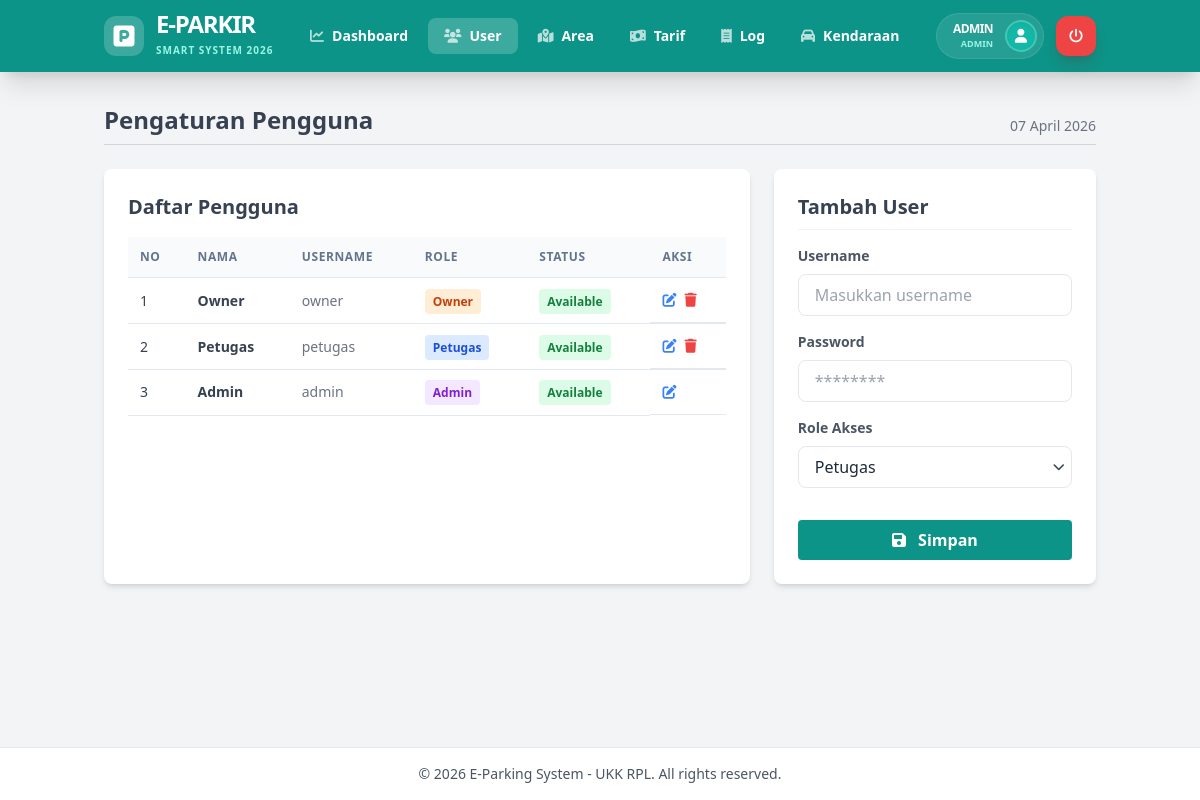
The page /pages/admin/users.php (signed in) on the database its author committed.
### tables this page shows
CREATE TABLE IF NOT EXISTS users (
    id_user INT AUTO_INCREMENT PRIMARY KEY,
    username VARCHAR(50) NOT NULL UNIQUE,
    password_md5 VARCHAR(255) NOT NULL,
    role ENUM('admin', 'petugas', 'owner') NOT NULL,
    created_at TIMESTAMP DEFAULT CURRENT_TIMESTAMP
);

### pages/admin/users.php (the view, shortened to what this page needs)
<?php
require_once __DIR__ . '/../../config/db.php';
$is_edit = false;
$edit_username = '';
$edit_role = 'petugas';
include __DIR__ . '/../../includes/header.php';
?>
<div class="flex flex-col lg:flex-row gap-6">
    <div class="w-full lg:w-2/3 bg-white rounded-lg shadow-md p-6">
        <div class="flex justify-between items-center mb-4">
            <h3 class="text-xl font-bold text-gray-700">Daftar Pengguna</h3>
        </div>
        <div class="overflow-x-auto">
            <table class="w-full border-collapse">
                <thead>
                    <tr class="bg-gray-50 text-left text-gray-600 uppercase text-xs tracking-wider">
                        <th class="p-3 border-b">No</th>
                        <th class="p-3 border-b">Nama</th>
                        <th class="p-3 border-b">Username</th>
                        <th class="p-3 border-b">Role</th>
                        <th class="p-3 border-b">Status</th>
                        <th class="p-3 border-b">Aksi</th>
                    </tr>
                </thead>
                <tbody class="text-sm text-gray-700">
                    <?php
                    $query = "SELECT * FROM users ORDER BY id_user DESC";
                    $result = mysqli_query($conn, $query);
                    $no = 1;
                    while ($row = mysqli_fetch_assoc($result)):
                    ?>
                    <tr class="hover:bg-gray-50 border-b last:border-0 transition">
                        <td class="p-3"><?php echo $no++; ?></td>
                        <td class="p-3 font-semibold"><?php echo ucfirst($row['username']); ?></td>
                        <td class="p-3 text-gray-500"><?php echo $row['username']; ?></td>
                        <td class="p-3">
                            <?php
                            $roleColor = 'bg-gray-200 text-gray-700';
                            if($row['role'] == 'admin') $roleColor = 'bg-purple-100 text-purple-700';
                            if($row['role'] == 'petugas') $roleColor = 'bg-blue-100 text-blue-700';
                            if($row['role'] == 'owner') $roleColor = 'bg-orange-100 text-orange-700';
                            ?>
                            <span class="px-2 py-1 rounded text-xs font-bold <?php echo $roleColor; ?>">
                                <?php echo ucfirst($row['role']); ?>
                            </span>
                        </td>
                        <td class="p-3">
                            <span class="px-2 py-1 rounded text-xs font-bold bg-green-100 text-green-700">Available</span>
                        </td>
                        <td class="p-3 flex space-x-2">
                            <a href="users.php?edit=<?php echo $row['id_user']; ?>" class="text-blue-500 hover:text-blue-700" title="Edit">
                                <i class="fas fa-edit"></i>
                            </a>
                            <?php if ($row['id_user'] != $_SESSION['user_id']): ?>
                                <a href="users.php?hapus=<?php echo $row['id_user']; ?>" class="text-red-500 hover:text-red-700" title="Hapus" onclick="return confirm('Yakin hapus user ini?');">
                                    <i class="fas fa-trash"></i>
                                </a>
                            <?php endif; ?>
                        </td>
                    </tr>
                    <?php endwhile; ?>
                </tbody>
            </table>
        </div>
    </div>
    <div class="w-full lg:w-1/3">
        <div class="bg-white rounded-lg shadow-md p-6 sticky top-6">
            <h3 class="text-xl font-bold text-gray-700 mb-4 pb-2 border-b border-gray-100">
                <?php echo $is_edit ? 'Edit User' : 'Tambah User'; ?>
            </h3>
            <form method="POST" action="users.php" class="space-y-4">
                <div>
                    <label class="block text-gray-600 text-sm font-semibold mb-2">Username</label>
                    <input type="text" name="username" class="w-full px-4 py-2 border rounded-lg focus:outline-none focus:ring-2 focus:ring-teal-500 transition" value="<?php echo htmlspecialchars($edit_username); ?>" required placeholder="Masukkan username">
                </div>
                <div>
                    <label class="block text-gray-600 text-sm font-semibold mb-2">
                        Password
                    </label>
                    <input type="password" name="password" class="w-full px-4 py-2 border rounded-lg focus:outline-none focus:ring-2 focus:ring-teal-500 transition" <?php echo $is_edit ? '' : 'required'; ?> placeholder="********">
                </div>
                <div>
                    <label class="block text-gray-600 text-sm font-semibold mb-2">Role Akses</label>
                    <div class="relative">
                        <select name="role" class="w-full px-4 py-2 border rounded-lg focus:outline-none focus:ring-2 focus:ring-teal-500 transition appearance-none bg-white">
                            <option value="petugas" <?php echo $edit_role == 'petugas' ? 'selected' : ''; ?>>Petugas</option>
                        </select>
                        <div class="pointer-events-none absolute inset-y-0 right-0 flex items-center px-2 text-gray-700">
                        </div>
                    </div>
                </div>
                <div class="pt-4 flex space-x-2">
                    <button type="submit" class="flex-1 bg-teal-600 hover:bg-teal-700 text-white font-bold py-2 px-4 rounded transition">
                        <i class="fas fa-save mr-2"></i> Simpan
                    </button>
                </div>
            </form>
        </div>
    </div>
</div>
<?php include __DIR__ . '/../../includes/footer.php'; ?>

### assets/style.css (style rules this page uses)
:root { --primary: #0d9488; --secondary: #64748b; --success: #22c55e; --danger: #ef4444; --light: #f1f5f9; --dark: #1e293b; --white: #ffffff; }
* { box-sizing: border_box; margin: 0; padding: 0; font-family: 'Segoe UI', Tahoma, Geneva, Verdana, sans-serif; }
body { background-color: var(--light); color: var(--dark); display: flex; min-height: 100vh; }
table { width: 100%; border-collapse: collapse; }
th, td { padding: 12px 15px; text-align: left; border-bottom: 1px solid #e2e8f0; }
th { background-color: #f8fafc; color: var(--secondary); font-weight: 600; }

### includes/header.php (style rules this page uses)
body { font-family: 'Inter', sans-serif; background-color: #f3f4f6; }

### rows shown on the page
users: username "Owner", username "owner", role "Owner"
users: username "Petugas", username "petugas", role "Petugas"
users: username "Admin", username "admin", role "Admin"

### other values the page prints
$_SESSION['username'] "ADMIN"
$_SESSION['role'] "ADMIN"
$page_title "Pengaturan Pengguna"
